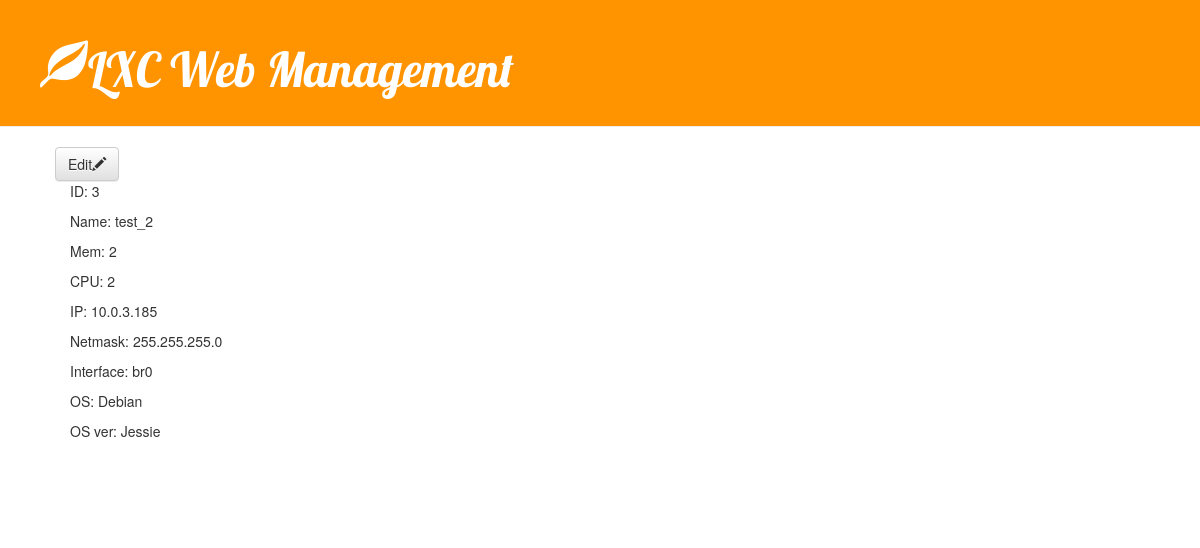
The app's page /container/3/ with its own data.
### containers/models.py (models this page shows, shortened)
class Container(models.Model):
    name = models.TextField()
    net_ip = models.GenericIPAddressField()
    net_mask = models.GenericIPAddressField()
    net_if = models.TextField()
    mem = models.IntegerField()
    cpu = models.IntegerField()
    os_type = models.TextField()
    os_ver = models.TextField()

### containers/views.py (the view)
# urls.py: url(r'^container/(?P<pk>[0-9]+)/$', views.container_details, name='container_details'),
def container_details(request, pk):
    container = get_object_or_404(Container, pk=pk)
    return render(request, 'containers/container_details.html', {'container': container})

### containers/templates/containers/container_details.html
{% extends 'containers/base.html' %}
{% block content %}
<a class="btn btn-default" href="{% url 'container_edit' pk=container.pk %}">Edit<span class="glyphicon glyphicon-pencil"></span></a>
        <div class="container">
            <p>ID: {{ container.id }}</p>
            <p>Name: {{ container.name }} </p>
            <p>Mem: {{ container.mem }} </p>
            <p>CPU: {{ container.cpu }} </p>
            <p>IP: {{ container.net_ip }} </p>
            <p>Netmask: {{ container.net_mask }} </p>
            <p>Interface: {{ container.net_if }} </p>
            <p>OS: {{ container.os_type }} </p>
            <p>OS ver: {{ container.os_ver }} </p>
        </div>
{% endblock %}

### static/css/main.css (style rules this page uses)
.container { margin-bottom: 70px; }

### records on screen
Container: id "3", name "test_2", mem "2", cpu "2", net_ip "10.0.3.185", net_mask "255.255.255.0", net_if "br0", os_type "Debian", os_ver "Jessie"
